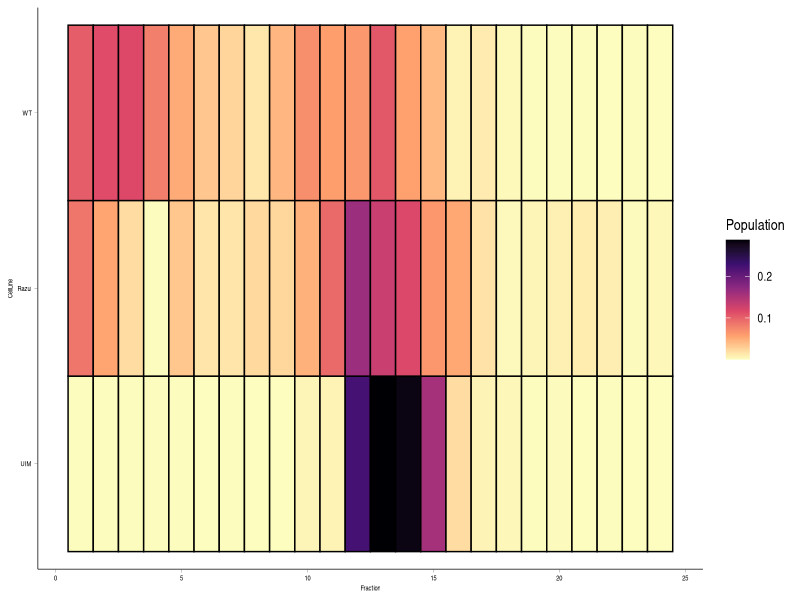
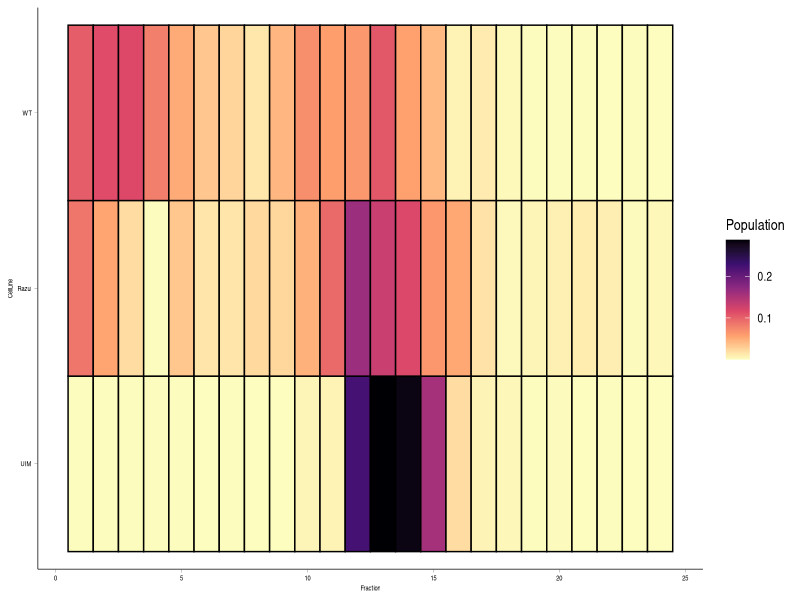
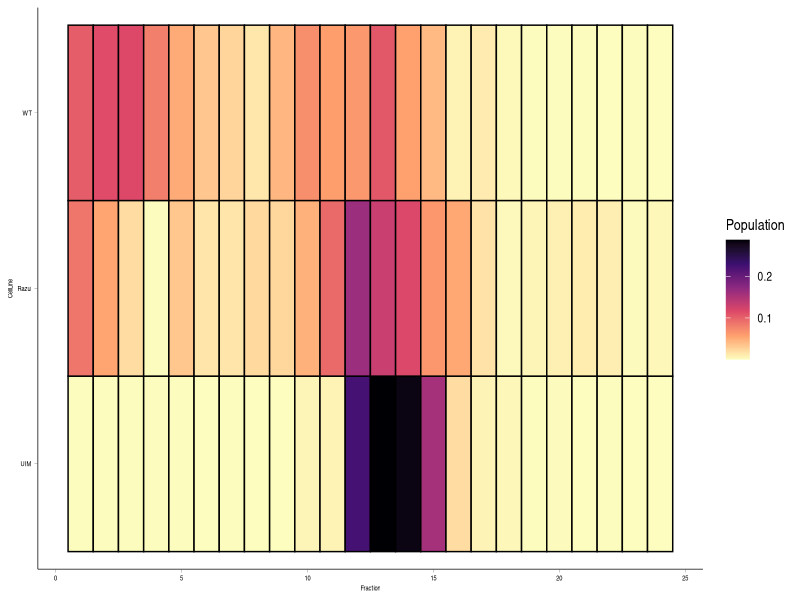

Source code (R) for these figures, in order:

#GlycerolGradient_Heatmap Script
#Rithik Castelino (Walters Lab, NCI)
#Designed for ∆UIM Manuscript, taking in pixel intensity of western blots for varying proteasomal subunits after HCT116 Cell Lysates (WT, ∆UIM, and ∆RAZUL)
#were separated by a glycerol gradient.

#Loading in packages
if(!require(tidyverse)) { install.packages("tidyverse"); library(tidyverse)}
if(!require(ggpubr)) { install.packages("ggpubr"); library(ggpubr)}

#Loading in Data
raw_data <- read.csv("Input/20241020_GlycerolGradient_Figure2.csv")

#Finding % of Lane (Background already subtracted in 'raw_data')
Processed_data_Rpn10_WT <- raw_data %>% 
  filter(., (CellLine == "WT" & Protein == "Rpn10")) %>% 
  mutate(., Population = Value/sum(Value))

Processed_data_Rpn10_deltaRAZUL <- raw_data %>% 
  filter(., (CellLine == "Razul" & Protein == "Rpn10")) %>% 
  mutate(., Population = Value/sum(Value))

Processed_data_Rpn10_deltaUIM <- raw_data %>% 
  filter(., (CellLine == "UIM" & Protein == "Rpn10")) %>% 
  mutate(., Population = Value/sum(Value))

Processed_data_ECPAS <- rbind(Processed_data_Rpn10_WT, Processed_data_Rpn10_deltaUIM, Processed_data_Rpn10_deltaRAZUL)

Data_toplot <- Processed_data_ECPAS %>% 
  mutate(., CellLine = factor(CellLine, levels = c("UIM", "Razul", "WT")))

Rpn10 <- ggplot(data = Data_toplot, aes(y=CellLine, x=Lane, fill=Population)) +
  theme_classic() +
  geom_tile(color = "black", linewidth = 0.5) +
  #scale_fill_gradient2(low = '#fdfefe', mid = "#fdca69", high="#ff0000", midpoint=0.17) +
  scale_fill_viridis_c(option = "magma", direction = -1, na.value = "white") +
  labs(x="Fraction") +
  theme(axis.text = element_text(size=5, colour = "black"), 
        axis.title = element_text(size=5, colour = "black"), 
        axis.title.x = element_text(margin = margin(t = 2)),
        axis.title.y = element_text(margin = margin(r = 2)),
        axis.line = element_line(size = 0.25, colour = "black"),
        axis.ticks.length = unit(0.087, "cm"),
        axis.ticks = element_line(size = 0.087),
        text = element_text(family="Arial Narrow"),
        plot.background = element_blank(), panel.background = element_rect(fill = 'transparent'), 
        legend.background = element_rect(fill='transparent'))
Rpn10
ggsave("./Output/Rpn8.svg", Rpn10)
ggsave("./Output/Rpn8.tiff", Rpn10)
